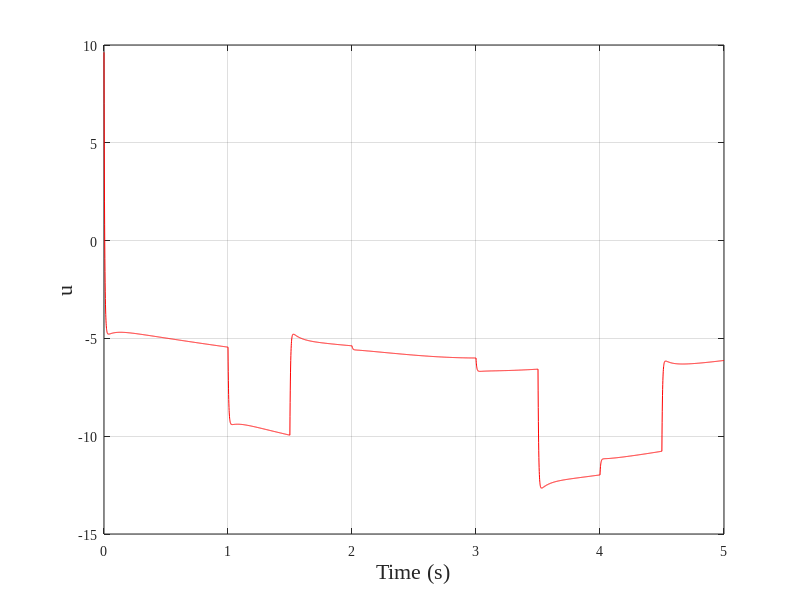

Reproduce this figure in MATLAB. (Note: this script raises an error after producing the figure.)

%%%%%%%%%%%%%%%%%%%%%%%%%%%%%%%%%%%%%%%%%%%%%%%%%%%%%%%%%%%%%%%%%%%%%%%%%%%
%Torque limited to [-15, 15]

% Parameter initialization
dt = 0.001;       % Simulation time step
t_end = 5;        % Simulation end time
t = 0:dt:t_end;   % Time vector

% Initial system state
x = 0;            % Initial position

% Reference trajectory
x_ref  = @(t) 0.05 + (t > 2) * 0.02 * sin(t*pi);     % Reference position
dx_ref = @(t) (t > 2) * 0.02 * pi * cos(t*pi);      % Reference velocity

% Initialization of integral error and previous error
integral_error = 0;
previous_error = 0;

% Storage variables
x_trajectory = zeros(1, length(t));   % State trajectory
control_input = zeros(1, length(t));  % Control input
x_error = zeros(1, length(t));        % Tracking error

% Definition of nonlinear system function and gain function
f = @(x, t) 0.9*cos(x) + 0.3*sign(x);  % Nonlinear function f(x,t)
g = @(x) 1;                            % Gain function g(x)

% PID controller parameters
integral_error = 0;
previous_error = 0;
Kp = 180;      % Proportional gain (diagonal)
Ki = 2500;     % Integral gain (diagonal)
Kd = 0.01;     % Derivative gain (diagonal)

% Additional nonlinear term
U=@(x)0.2*sign(x)+0.1*sin(x);

% ====== 2) Pre-generate random variables for each 1 s interval (uniform distribution in [-1, 1]) ======
N  = floor(t_end) + 2;                 % Number of intervals (extra one to avoid index overflow)
U1 = 2*rand(N,1) - 1;                  % Random disturbance term
U2 = 2*rand(N,1) - 1;                  % Random disturbance term
U3 = 2*rand(N,1) - 1;                  % Random disturbance term
U4 = 2*rand(N,1) - 1;                  % Random disturbance term

% Utility function: return the random value of the current 1 s interval (piecewise constant)
stepRand = @(t,UT) UT(min(floor(t)+1, numel(UT)));

% ====== 4) Disturbance functions (random terms updated every 1 s) ======
d1 = @(x,t) 2*sin(0.5*t) + cos(x) + 2*sign(0.4*t) ...
            + stepRand(t,U1)*x + stepRand(t,U2);
d2 = @(x,t) 2*sin(0.5*t) + cos(x) + 2*sign(0.4*t) ...
            + stepRand(t,U3)*x + stepRand(t,U4);

for k = 1:length(t)

    % Default disturbance
    d = d2(x, t(k));

    % Time-varying disturbance switching
    if k > 1000 && k < 1500
        d = d1(x, t(k)) + d2(x, t(k));
    elseif k > 3500 && k < 4500
        d = d1(x, t(k)) + d2(x, t(k));
    end

    % Tracking error computation
    error = x_ref(t(k)) - x;

    % PID error update
    integral_error = integral_error + error * dt;
    derivative_error = (error - previous_error) / dt;

    % PID control law
    u = Kp * error + Ki * integral_error + Kd * derivative_error;

    % Update previous error
    previous_error = error;

    % System dynamics
    dx = f(x, t(k)) + g(x) * u +U(x) + d;

    % State update using Euler method
    x = x + dx * dt;

    % Data storage
    x_d(:, k) = x_ref(t(k));            % Reference trajectory
    x_trajectory_PID(:, k) = x;         % System state
    x_error_PID(:, k) = error;          % Tracking error
    control_input_PID(k) = u;           % Control input
    dx_PID(k) = dx;                     % State derivative
end

% Plot: control input
figure;
plot(t, control_input_PID(1, :), 'r', 'DisplayName', 'PID');
xlabel('Time (s)', 'FontSize', 16);
ylabel('u', 'FontSize', 16);
grid on;
set(gca, 'FontName', 'Times New Roman');
ax = gca;
ax.FontSize = 16;
legend('show');

% Plot: tracking error
figure;
plot(t, x_error_PID(1, :), 'r', 'DisplayName', 'PID');
xlabel('Time (s)', 'FontSize', 16);
ylabel('Error', 'FontSize', 16);
ylim([-0.1, 0.1]);
grid on;
set(gca, 'FontName', 'Times New Roman');
ax = gca;
ax.FontSize = 16;
legend('show');

% Plot: state trajectory
figure;
plot(t, x_trajectory_PID(1, :), 'r', 'DisplayName', 'PID');
xlabel('Time (s)', 'FontSize', 16);
ylabel('Position', 'FontSize', 16);
ylim([-0.1, 0.3]);
grid on;
set(gca, 'FontName', 'Times New Roman');
ax = gca;
ax.FontSize = 16;
legend('show');
